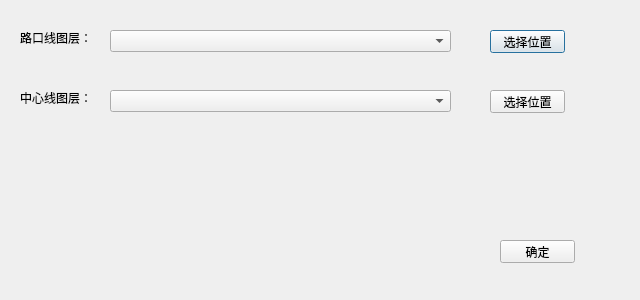
<?xml version="1.0" encoding="UTF-8"?>
<ui version="4.0">
 <class>Dialog_update_junction_up_down_ids</class>
 <widget class="QDialog" name="Dialog_update_junction_up_down_ids">
  <property name="enabled">
   <bool>true</bool>
  </property>
  <property name="geometry">
   <rect>
    <x>0</x>
    <y>0</y>
    <width>640</width>
    <height>300</height>
   </rect>
  </property>
  <property name="windowTitle">
   <string>更新路口线上下游节点</string>
  </property>
  <widget class="QLabel" name="label_junction">
   <property name="geometry">
    <rect>
     <x>20</x>
     <y>30</y>
     <width>71</width>
     <height>16</height>
    </rect>
   </property>
   <property name="text">
    <string>路口线图层：</string>
   </property>
  </widget>
  <widget class="QLabel" name="label_center">
   <property name="geometry">
    <rect>
     <x>20</x>
     <y>90</y>
     <width>71</width>
     <height>16</height>
    </rect>
   </property>
   <property name="text">
    <string>中心线图层：</string>
   </property>
  </widget>
  <widget class="QPushButton" name="btn_junction_layer">
   <property name="geometry">
    <rect>
     <x>490</x>
     <y>30</y>
     <width>75</width>
     <height>23</height>
    </rect>
   </property>
   <property name="text">
    <string>选择位置</string>
   </property>
  </widget>
  <widget class="QPushButton" name="btn_center_layer">
   <property name="geometry">
    <rect>
     <x>490</x>
     <y>90</y>
     <width>75</width>
     <height>23</height>
    </rect>
   </property>
   <property name="text">
    <string>选择位置</string>
   </property>
  </widget>
  <widget class="QPushButton" name="btn_run">
   <property name="geometry">
    <rect>
     <x>500</x>
     <y>240</y>
     <width>75</width>
     <height>23</height>
    </rect>
   </property>
   <property name="text">
    <string>确定</string>
   </property>
  </widget>
  <widget class="QComboBox" name="comboBox_junction">
   <property name="geometry">
    <rect>
     <x>110</x>
     <y>30</y>
     <width>341</width>
     <height>22</height>
    </rect>
   </property>
  </widget>
  <widget class="QComboBox" name="comboBox_road">
   <property name="geometry">
    <rect>
     <x>110</x>
     <y>90</y>
     <width>341</width>
     <height>22</height>
    </rect>
   </property>
  </widget>
 </widget>
 <resources/>
 <connections/>
</ui>
